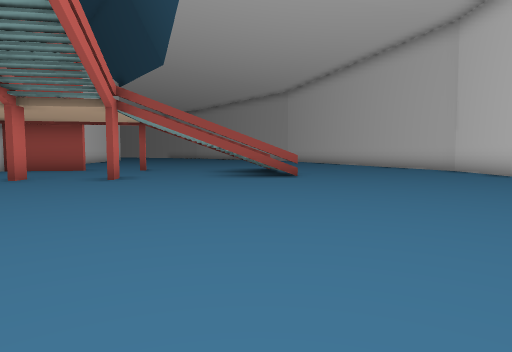
[1] (above)

20 first-person views from a walk through a scene from a Unity 3-D project. The camera is 1.2 m above the floor, tilts 4° down and sees 75° across. The floor is counted in squares, 2 m on a side. Each view is taken from the middle of a square. On the plan, view 1 faces up. The plan holds only what a view shows up to about 10 squares ahead; the rest is blank. The place goes on beyond the plan.

[2]
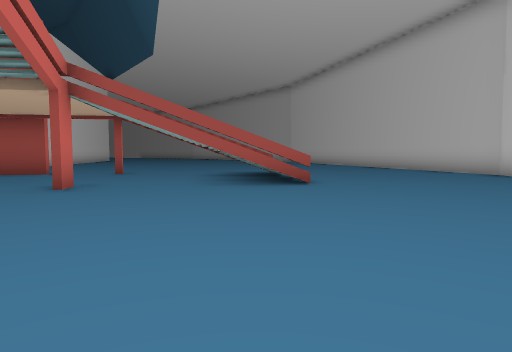

[3]
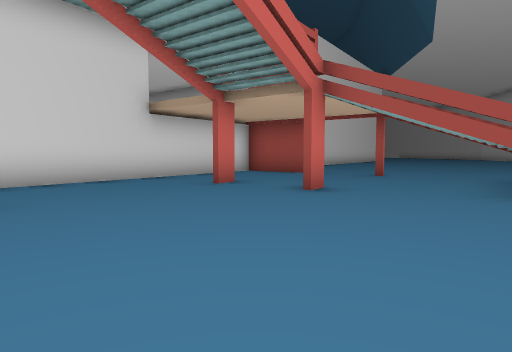

[4]
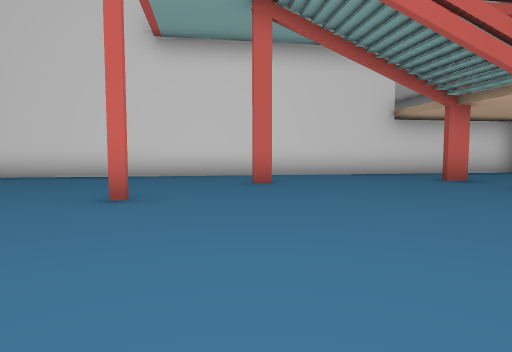

[5]
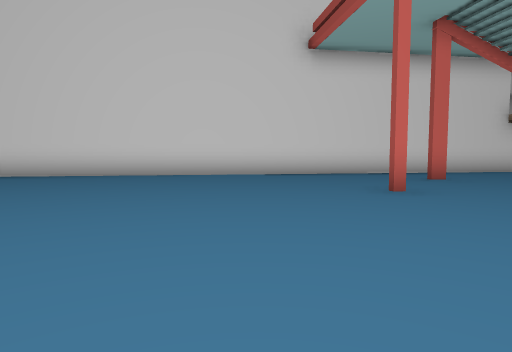

[6]
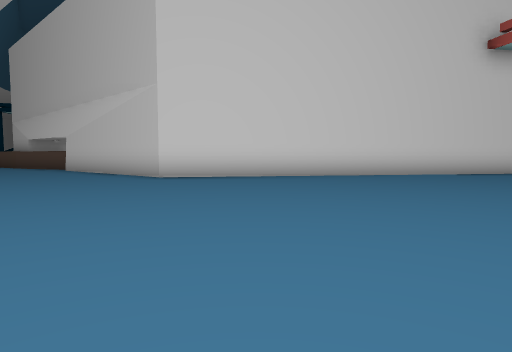

[7]
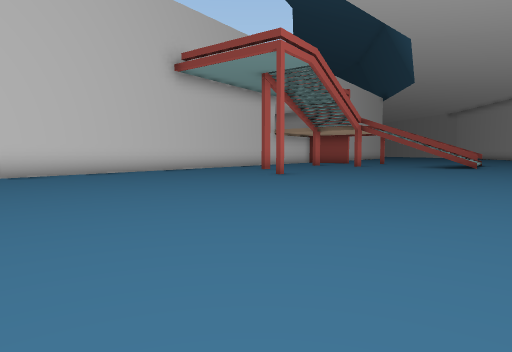

[8]
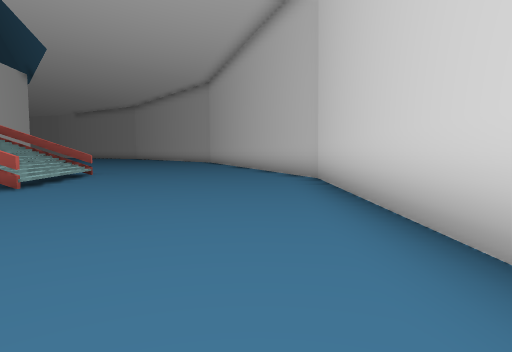

[9]
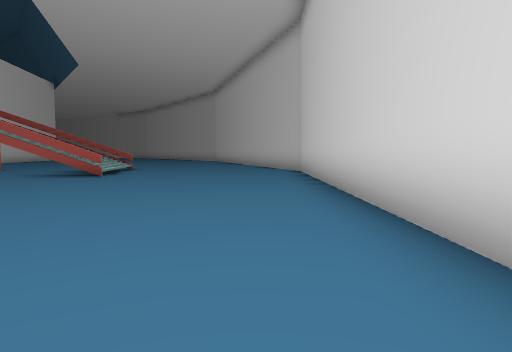

[10]
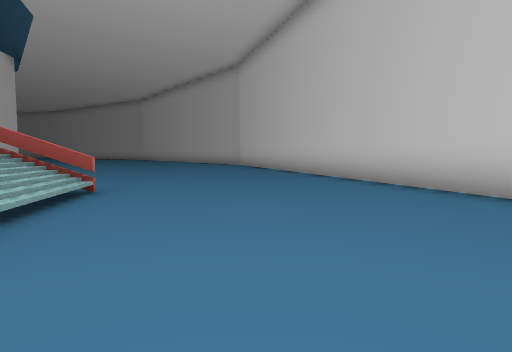

[11]
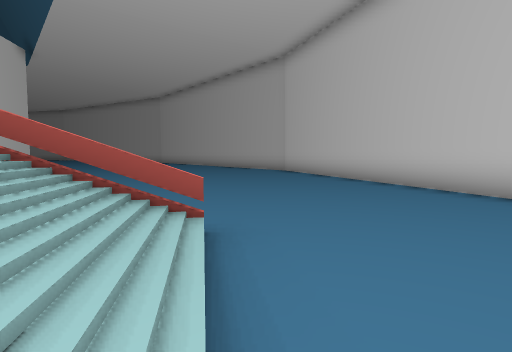

[12]
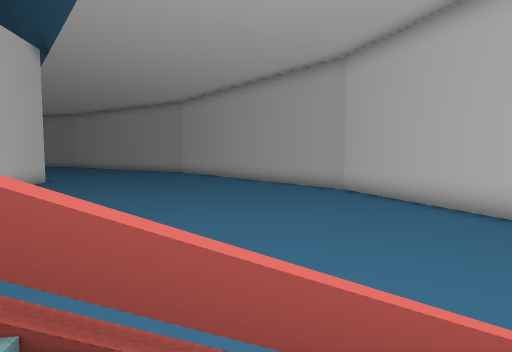

[13]
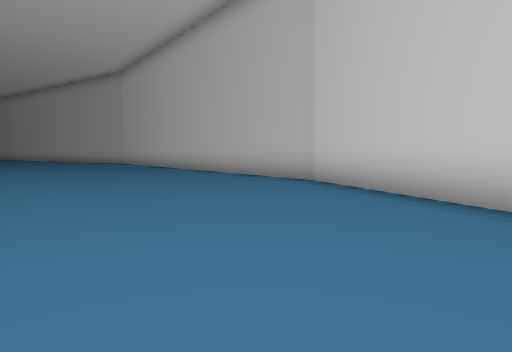

[14]
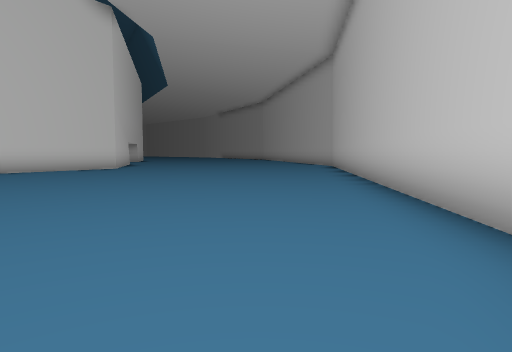

[15]
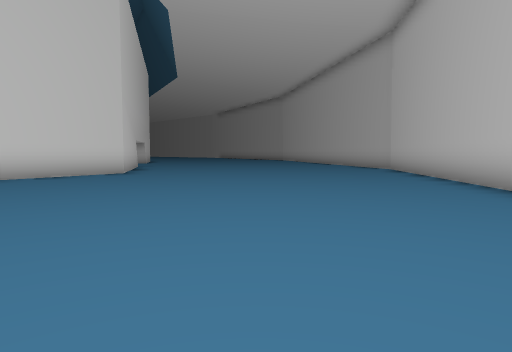

[16]
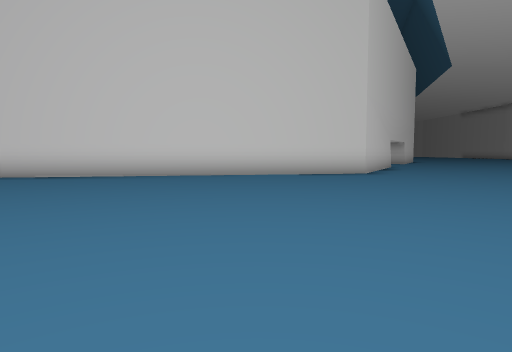

[17]
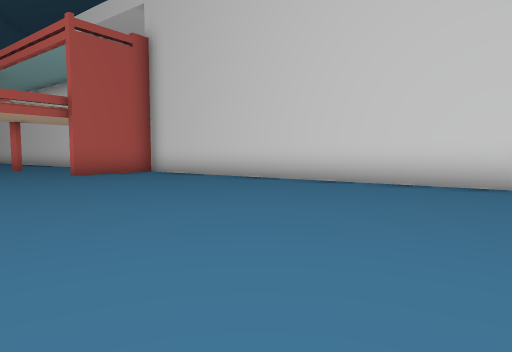

[18]
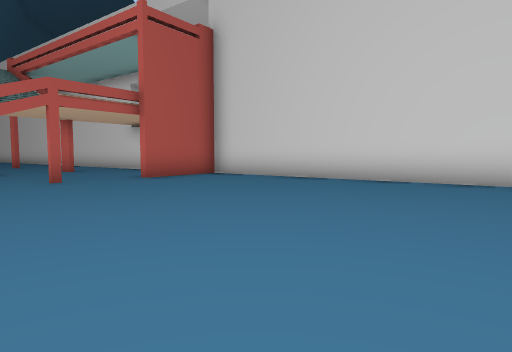

[19]
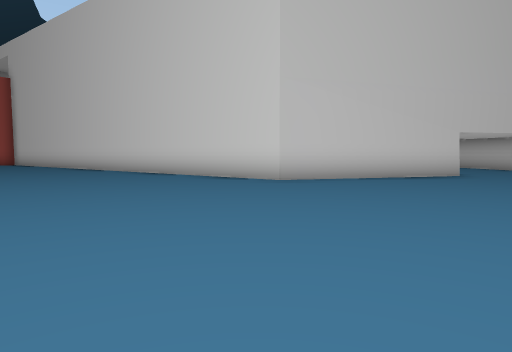

[20]
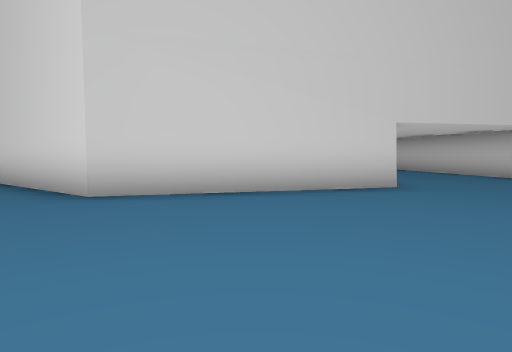

### Floor plan
Points are (right, up) in squares from view 1. A wall is a line through its corners. A room is listed if a view was taken in it or the views show most of it. See-through windows are left out.
Room 1 (views 1, 2, 3, 4, 5, 6, 7, 8, 9, 10, 11, 12)
walls: (-4.6, 3.3) (-4.5, 2.9); (6.3, 1.7) (6.5, 10.8) (5.5, 13.6); (0.1, 8.3) (-1.3, 8.1); (-3.2, 8) (-3.2, 7.4); (-5.2, 7.7) (-5.1, 7.1); (0.6, 12.1) (-1.9, 11.7); (-5.7, 11.1) (-6.9, 10.9); (-8, 10) (-5.1, -8.4) (-7, -10.9)
ways out: opening at (0.1, 13.3) to room 2; gap at (-1, 12) to room 2
Room 2 (views 13, 14, 15, 16, 17, 18, 19, 20)
walls: (-14.9, 28.7) (-10.6, 26.1) (-8.2, 11) (-5.7, 11.4); (5.5, 13.6) (2.2, 23.2) (-4.2, 31.5); (-18.8, 29.7) (-20, 27.8)
ways out: opening at (0.1, 13.3) to room 1; gap at (-1, 12) to room 1

Where each view was taken, in squares from view 1:
view 1: 0 up, 0 right, facing up
view 2: 2 up, 0 right, facing up
view 3: 3 up, 0 right, facing up-left
view 4: 3 up, 2 right, facing left
view 5: 1 down, 3 right, facing left
view 6: 6 down, 3 right, facing left
view 7: 6 down, 4 right, facing up-left
view 8: 3 up, 5 right, facing up
view 9: 0 up, 5 right, facing up
view 10: 7 up, 3 right, facing up
view 11: 9 up, 1 right, facing up
view 12: 11 up, 1 left, facing up
view 13: 16 up, 1 right, facing up
view 14: 21 up, 2 right, facing up-left
view 15: 22 up, 1 left, facing up-left
view 16: 23 up, 1 left, facing left
view 17: 21 up, 3 left, facing down-left
view 18: 19 up, 2 left, facing down-left
view 19: 31 up, 5 left, facing down-left
view 20: 31 up, 9 left, facing down-left
